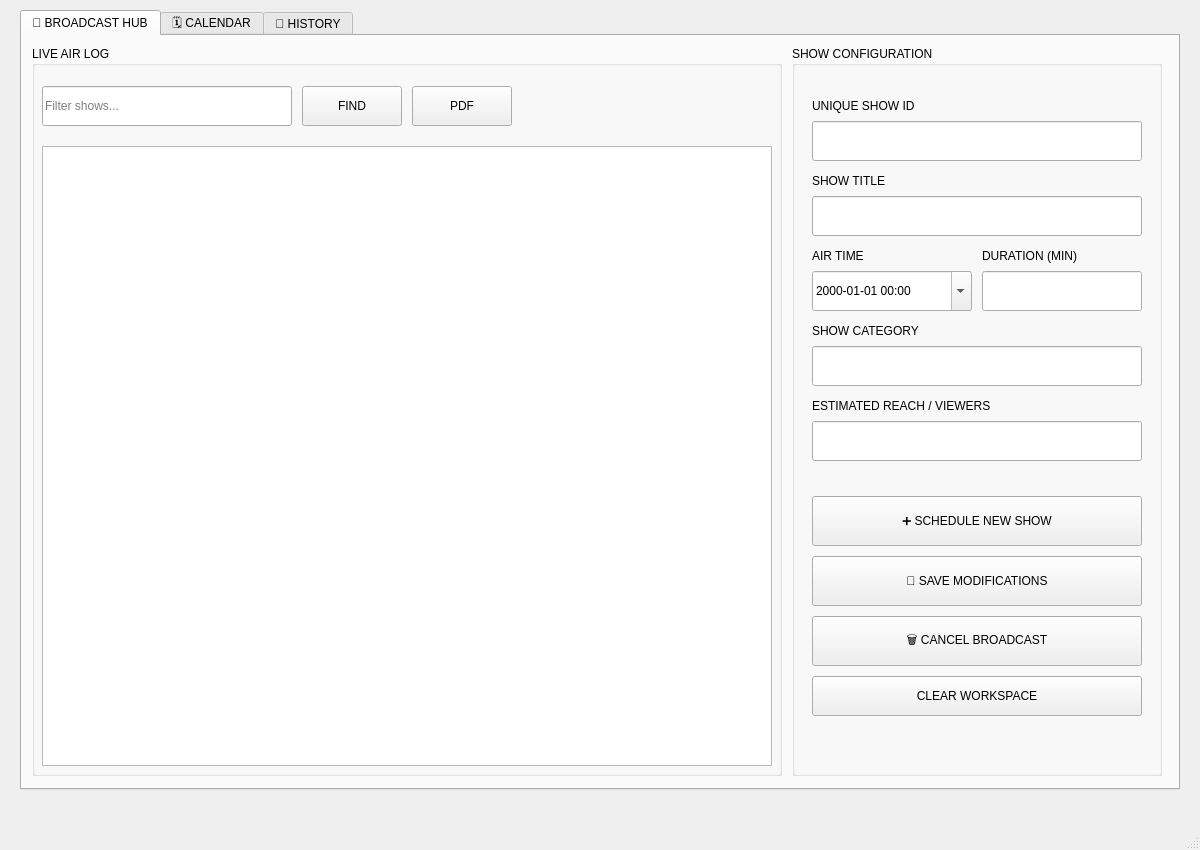
<?xml version="1.0" encoding="UTF-8"?>
<ui version="4.0">
 <class>BroadcastModule</class>
 <widget class="QMainWindow" name="BroadcastModule">
  <property name="geometry">
   <rect>
    <x>0</x>
    <y>0</y>
    <width>1200</width>
    <height>850</height>
   </rect>
  </property>
  <property name="windowTitle">
   <string>Broadcast Operations Management</string>
  </property>
  <widget class="QWidget" name="centralwidget">
   <widget class="QTabWidget" name="tabWidget">
    <property name="geometry">
     <rect>
      <x>20</x>
      <y>10</y>
      <width>1160</width>
      <height>780</height>
     </rect>
    </property>
    <!-- Individual tabs with English names -->
    <widget class="QWidget" name="tab_ops">
     <attribute name="title"><string>📡 BROADCAST HUB</string></attribute>
     <widget class="QGroupBox" name="groupBox_list">
      <property name="geometry"><rect><x>10</x><y>10</y><width>750</width><height>730</height></rect></property>
      <property name="title"><string>LIVE AIR LOG</string></property>
      <widget class="QTableView" name="tableView">
       <property name="geometry"><rect><x>10</x><y>100</y><width>730</width><height>620</height></rect></property>
      </widget>
      <widget class="QLineEdit" name="lineEdit_Recherche">
       <property name="geometry"><rect><x>10</x><y>40</y><width>250</width><height>40</height></rect></property>
       <property name="placeholderText"><string>Filter shows...</string></property>
      </widget>
      <widget class="QPushButton" name="pushButton_Chercher">
       <property name="geometry"><rect><x>270</x><y>40</y><width>100</width><height>40</height></rect></property>
       <property name="text"><string>FIND</string></property>
      </widget>
      <widget class="QPushButton" name="pushButton_5">
       <property name="geometry"><rect><x>380</x><y>40</y><width>100</width><height>40</height></rect></property>
       <property name="text"><string>PDF</string></property>
      </widget>
     </widget>
     <widget class="QGroupBox" name="groupBox_show_details">
      <property name="geometry"><rect><x>770</x><y>10</y><width>370</width><height>730</height></rect></property>
      <property name="title"><string>SHOW CONFIGURATION</string></property>
      
      <widget class="QLabel" name="label"><property name="geometry"><rect><x>20</x><y>50</y><width>330</width><height>20</height></rect></property><property name="text"><string>UNIQUE SHOW ID</string></property></widget>
      <widget class="QLineEdit" name="lineEdit_ID"><property name="geometry"><rect><x>20</x><y>75</y><width>330</width><height>40</height></rect></property></widget>
      
      <widget class="QLabel" name="label_2"><property name="geometry"><rect><x>20</x><y>125</y><width>330</width><height>20</height></rect></property><property name="text"><string>SHOW TITLE</string></property></widget>
      <widget class="QLineEdit" name="lineEdit_Nom"><property name="geometry"><rect><x>20</x><y>150</y><width>330</width><height>40</height></rect></property></widget>
      
      <widget class="QLabel" name="label_3"><property name="geometry"><rect><x>20</x><y>200</y><width>160</width><height>20</height></rect></property><property name="text"><string>AIR TIME</string></property></widget>
      <widget class="QDateTimeEdit" name="dateTimeEdit_Heure"><property name="geometry"><rect><x>20</x><y>225</y><width>160</width><height>40</height></rect></property><property name="displayFormat"><string>yyyy-MM-dd HH:mm</string></property><property name="calendarPopup"><bool>true</bool></property></widget>
      
      <widget class="QLabel" name="label_17"><property name="geometry"><rect><x>190</x><y>200</y><width>160</width><height>20</height></rect></property><property name="text"><string>DURATION (MIN)</string></property></widget>
      <widget class="QLineEdit" name="lineEdit_Duree"><property name="geometry"><rect><x>190</x><y>225</y><width>160</width><height>40</height></rect></property></widget>
      
      <widget class="QLabel" name="label_6"><property name="geometry"><rect><x>20</x><y>275</y><width>330</width><height>20</height></rect></property><property name="text"><string>SHOW CATEGORY</string></property></widget>
      <widget class="QLineEdit" name="lineEdit_Type"><property name="geometry"><rect><x>20</x><y>300</y><width>330</width><height>40</height></rect></property></widget>
      
      <widget class="QLabel" name="label_20"><property name="geometry"><rect><x>20</x><y>350</y><width>330</width><height>20</height></rect></property><property name="text"><string>ESTIMATED REACH / VIEWERS</string></property></widget>
      <widget class="QLineEdit" name="lineEdit_NBView"><property name="geometry"><rect><x>20</x><y>375</y><width>330</width><height>40</height></rect></property></widget>
      
      <widget class="QPushButton" name="pushButton">
       <property name="geometry"><rect><x>20</x><y>450</y><width>330</width><height>50</height></rect></property>
       <property name="text"><string>➕ SCHEDULE NEW SHOW</string></property>
      </widget>
      <widget class="QPushButton" name="pushButton_2">
       <property name="geometry"><rect><x>20</x><y>510</y><width>330</width><height>50</height></rect></property>
       <property name="text"><string>💾 SAVE MODIFICATIONS</string></property>
      </widget>
      <widget class="QPushButton" name="pushButton_Supprimer">
       <property name="geometry"><rect><x>20</x><y>570</y><width>330</width><height>50</height></rect></property>
       <property name="text"><string>🗑️ CANCEL BROADCAST</string></property>
      </widget>
      <widget class="QPushButton" name="pushButton_4">
       <property name="geometry"><rect><x>20</x><y>630</y><width>330</width><height>40</height></rect></property>
       <property name="text"><string>CLEAR WORKSPACE</string></property>
      </widget>
     </widget>
    </widget>
    <widget class="QWidget" name="tab_calendar"><attribute name="title"><string>🗓️ CALENDAR</string></attribute>
        <widget class="QCalendarWidget" name="calendarWidget"><property name="geometry"><rect><x>10</x><y>10</y><width>1140</width><height>300</height></rect></property></widget>
        <widget class="QLineEdit" name="lineEdit_Calendrier"><property name="geometry"><rect><x>10</x><y>320</y><width>200</width><height>40</height></rect></property></widget>
        <widget class="QTableView" name="tableView_Calendar"><property name="geometry"><rect><x>10</x><y>370</y><width>1140</width><height>350</height></rect></property></widget>
    </widget>
    <widget class="QWidget" name="tab_hist"><attribute name="title"><string>📜 HISTORY</string></attribute>
        <widget class="QTableView" name="tableView_hist"><property name="geometry"><rect><x>10</x><y>10</y><width>1140</width><height>650</height></rect></property></widget>
        <widget class="QPushButton" name="pushButton_6"><property name="geometry"><rect><x>10</x><y>670</y><width>200</width><height>40</height></rect></property></widget>
    </widget>
   </widget>
  </widget>
  <widget class="QMenuBar" name="menubar"/><widget class="QStatusBar" name="statusbar"/>
 </widget>
 <connections/>
</ui>
